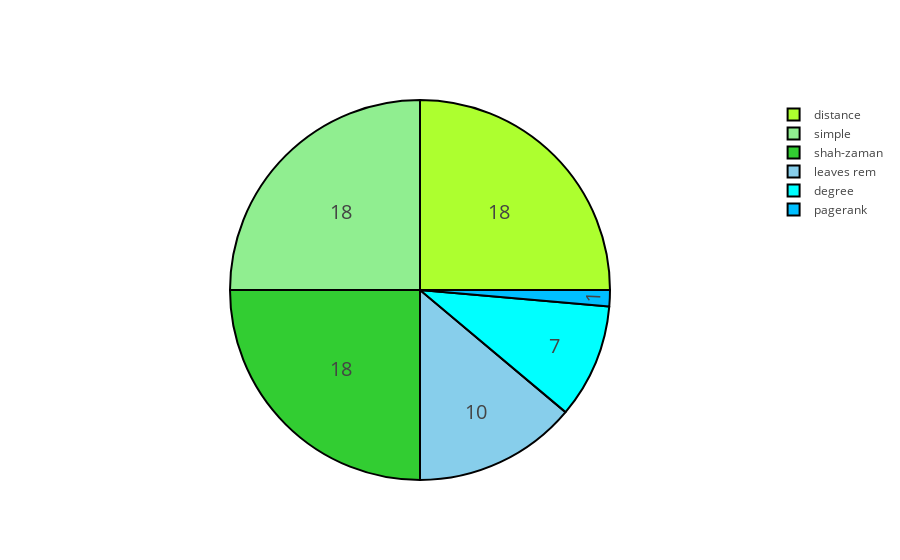

Notebook source saved alongside this figure:
### Markdown cell above
## all against each other

### Code cell
## P3R Trees of size= 25, SIM=50
allvsall = open('final_all6_S50_N25_p3r.txt', 'w')
print>>allvsall,'RESULTS: P3R(25) & SIM=50 ||||||||||||||||||||||||||||||||||'
print>>allvsall,'the six are looking for the source in the same graph'
victories_25_p3r={}
victories_25_p3r['leaves rem']=0
victories_25_p3r['pagerank']=0
victories_25_p3r['degree']=0
victories_25_p3r['shah-zaman']=0
victories_25_p3r['simple']=0
victories_25_p3r['distance']=0

for N in [25]: 
    for i in range(0,50):
        print>>allvsall,'SIM:_______=',i
        #GENERATING THE GRAPH
        p3r=areg(N)
        #LEAVES REMOVAL TIME
        rl=rem2(p3r)
        print>>allvsall,'leaves',rl
        if rl==0:
            victories_25_p3r['leaves rem']+=1 
        #PAGERANK TIME
        pr_list=nx.pagerank(p3r)
        pr=max(pr_list.iteritems(), key=operator.itemgetter(1))[0]
        print>>allvsall,'pagerank',pr
        if pr==0:
            victories_25_p3r['pagerank']+=1
        #DEGREE TIME
        dc_list=nx.degree_centrality(p3r)
        list_maximum=[]
        center=max(dc_list.iteritems(), key=operator.itemgetter(1))[1]
        for i in range(N):
                if dc_list[i]==center:
                    list_maximum.append([i,dc_list[i]])
        pair=random.choice(list_maximum)
        print>>allvsall,'degree',pair[0]
        if pair[0]==0:
            victories_25_p3r['degree']+=1
        #SHAH-ZAMAN TIME
        L=sz(p3r)
        v=L[len(L)-1][0]
        print>>allvsall,'shah',v
        if v==0:
            victories_25_p3r['shah-zaman']+=1 
        #SIMPLE TIME
        simple_rfa=simple(p3r)
        simple_center=simple_rfa[0][0]
        print>>allvsall,'simple',simple_center
        if simple_center==0:
            victories_25_p3r['simple']+=1
        #DISTANCE TIME
        cc=nx.closeness_centrality(p3r)
        center=max(cc.iteritems(), key=operator.itemgetter(1))[0]
        print>>allvsall,'distance',center
        if center==0:
            victories_25_p3r['distance']+=1
allvsall.close()
labels=[]
values=[]

colors =[distance,degree,simpl ,pagerank,leaves,shah]#
for key, value in victories_25_p3r.iteritems() :
    labels.append(key)
    values.append(value)



tracee = go.Pie(labels=labels, values=values,
               hoverinfo='label+percent', textinfo='value', 
               textfont=dict(size=20),
               marker=dict(colors=colors,line=dict(color='#000000', width=2)))

iplot([tracee], filename='styled_pie_chart1')

### Figure 1 — Plotly figure (JSON) as saved in the notebook; plotly's stock layout.template omitted (floating-point values rounded to 4 significant figures)
{"data": [{"hoverinfo": "label+percent", "labels": ["distance", "degree", "simple", "pagerank", "leaves rem", "shah-zaman"], "marker": {"colors": ["greenyellow", "aqua", "lightgreen", "deepskyblue", "skyblue", "limegreen"], "line": {"color": "#000000", "width": 2}}, "textfont": {"size": 20}, "textinfo": "value", "type": "pie", "values": [18, 7, 18, 1, 10, 18]}], "layout": {}}
